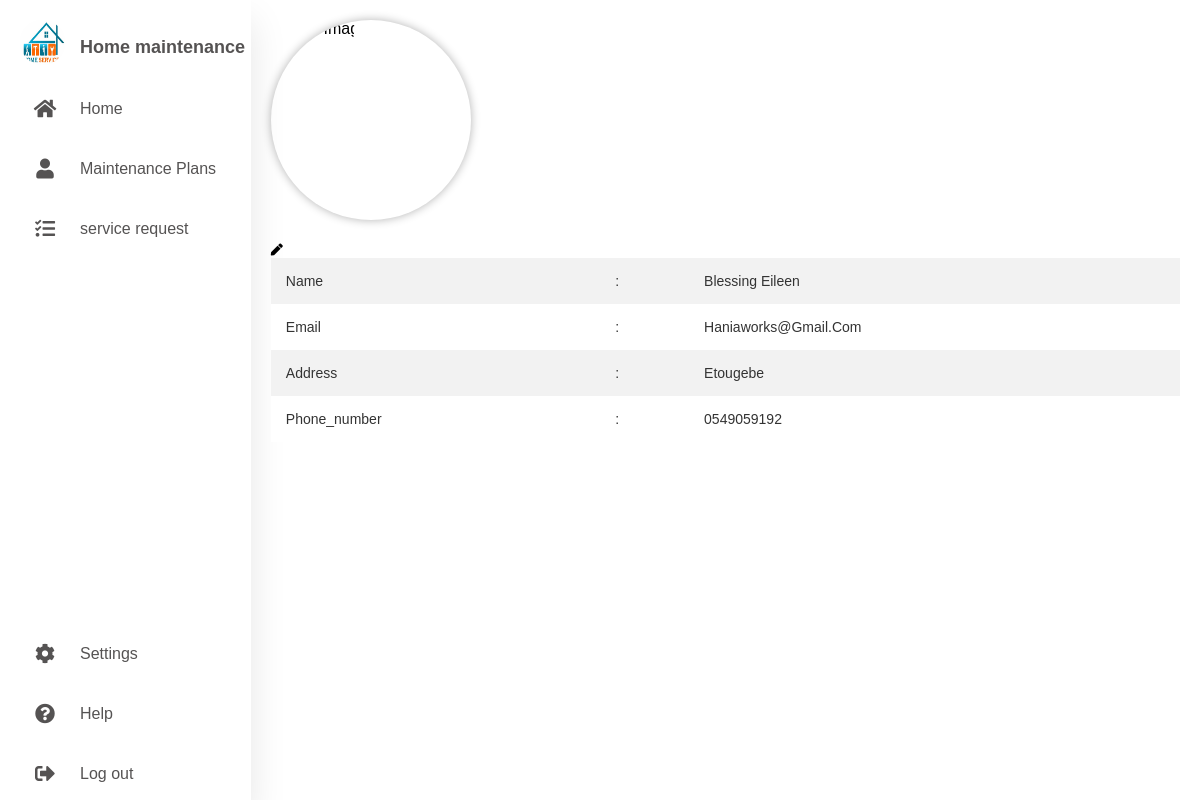
Screenshot of /g_view/profile.php (signed in) with the database file from the repository.
### tables this page shows
CREATE TABLE `users` (
  `user_id` int NOT NULL,
  `email` varchar(255) DEFAULT NULL,
  `password` varchar(255) DEFAULT NULL,
  `phone_number` varchar(20) DEFAULT NULL,
  `address` varchar(255) DEFAULT NULL,
  `roleId` int DEFAULT NULL,
  `fname` varchar(255) DEFAULT NULL,
  `lname` varchar(255) DEFAULT NULL,
  `gender` enum('Male','Female','Other') DEFAULT NULL,
  `category_id` int DEFAULT NULL
);

### g_view/profile.php (the view, shortened to what this page needs)
<!DOCTYPE html>
<html lang="en">
  <head>
    <link rel="stylesheet" href="../g_css/dash_style.css" />
    <link rel="stylesheet" href="../g_css/profile_style.css" />
    <link
      rel="stylesheet"
      href="https://cdnjs.cloudflare.com/ajax/libs/font-awesome/5.15.4/css/all.min.css"
    />
  </head>
  <body>
    <div class="container">
      <nav>
        <ul>
          <li>
            <a href="#" class="logo">
              <img src="../g_img/logo.png" alt="" />
              <span id="name" class="nav-item">Home maintenance</span>
            </a>
          </li>
          <li>
            <a href="../g_view/admin.php">
              <i class="fas fa-home"></i>
              <span class="nav-item">Home</span>
            </a>
          </li>
          <li>
            <a href="maintenancePlans.php">
              <i class="fas fa-user"></i>
              <span class="nav-item">Maintenance Plans</span>
            </a>
          </li>
          <li>
            <a href="../g_view/manageservices.php">
              <i class="fas fa-tasks"></i>
              <span class="nav-item">service request</span>
            </a>
          </li>
          <li>
            <a href="../g_view/setting.php" class="settings">
              <i class="fas fa-cog"></i>
              <span class="nav-item">Settings</span>
            </a>
          </li>
          <li>
            <a href="../g_view/admi_help.php" class="help">
              <i class="fas fa-question-circle"></i>
              <span class="nav-item">Help</span>
            </a>
          </li>
          <li>
            <a href="../g_view/home.php" class="logout">
              <i class="fas fa-sign-out-alt"></i>
              <span class="nav-item">Log out</span>
            </a>
          </li>
        </ul>
      </nav>
      <section class="main">
        <div class="circular-container">
            <img src="" alt="Your Image">
          </div>
        <section class="main-task">
            <i class="fa fa-pen fa-xs edit"></i>
                <div class="profile_table">
                    <table>
                        <tbody>
                          <?php
                          require_once("../settings/connection.php");
                          $UserID = $_SESSION['user_id'];
                            function get_user($UserID){
                              global $conn;
                              $stmt = $conn->prepare("SELECT fname, lname, email, address, phone_number FROM users WHERE user_id = ?");
                              $stmt->bind_param("i", $UserID);
                              $stmt->execute();
                              $result = $stmt->get_result();
                              return $result->fetch_assoc();
                            }
                            $user = get_user($UserID);
                            $fname = $user['fname'];
                            $lname = $user['lname'];
                            $email = $user['email'];
                            $address = $user['address'];
                            $phone_number = $user['phone_number'];
                          echo "<tr>
                              <td>Name</td>
                              <td>:</td>
                              <td>" . $fname. " " . $lname. "</td>
                          </tr>
                          <tr>
                              <td>Email</td>
                              <td>:</td>
                              <td>" . $email . "</td>
                          </tr>
                          <tr>
                              <td>address</td>
                              <td>:</td>
                              <td>" .  $address . "</td>
                          </tr>
                          <tr>
                              <td>phone_number</td>
                              <td>:</td>
                              <td>" . $phone_number. "</td>
                          </tr>";
                        ?>
                        </tbody>
                    </table>
                </div>
      </section>
    </div>
  </body>
</html>

### g_css/dash_style.css (style rules this page uses)
* { margin: 0; padding: 0; outline: none; border: none; text-decoration: none; box-sizing: border-box; font-family: 'League Spartan', sans-serif; }
body { min-height: 100vh; }
.container { display: flex; }
nav { position: relative; top: 0; bottom: 0; height: 100vh; left: 0; width: 320px; background: #fff; overflow: hidden; box-shadow: 0 20px 35px rgba(0, 0, 0, 0.1); }
.logo { text-align: center; display: flex; margin: 10px 0 0 10px; }
.logo img { width: 45px; height: 45px; border-radius: 50%; }
.logo span { font-weight: bold; padding-left: 15px; font-size: 18px; margin-top: 5px; }
a { position: relative; color: rgb(85, 83, 83); font-style: 14px; display: table; width: 280px; padding: 10px; }
nav .fas { position: relative; width: 70px; height: 40px; top: 14px; font-size: 20px; text-align: center; }
.nav-item { position: relative; top: 12px; }
.logout { position: absolute; bottom: 0; }
.help { position: absolute; bottom: 60px; }
.settings { position: absolute; bottom: 120px; }
.main { position: relative; padding: 20px; width: 100%; height: 100vh; overflow: auto; }
.main-task { margin-top:20px ; text-transform: capitalize; }
table { width: 100%; border-collapse: collapse; }
tbody { background: #f2f2f2; }
td { padding: 15px; font-size: 14px; color: #333; }
tr:nth-child(even) { background: #fff; }

### g_css/profile_style.css (style rules this page uses)
.circular-container { width: 200px; height: 200px; border-radius: 50%; overflow: hidden; position: relative; box-shadow: 0 0 10px rgba(0, 0, 0, 0.3); }
.circular-container img { width: 100%; height: 100%; object-fit: cover; clip-path: circle(50% at center); }

### rows the page displays
users: fname "Blessing", lname "Eileen", email "Haniaworks@gmail.com", address "Etougebe", phone_number "0549059192"
